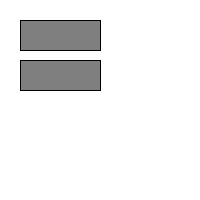
Frame 1 (no input)
Frame 60 (the mouse pressed at the canvas centre just before this capture): identical to frame 1, image omitted
Frame 120 (the mouse held since frame 60 and released just before this capture): identical to frame 1, image omitted

The Processing sketch that drew this single still picture (run headless with seeded random() and noise(); from frame 60 on, the mouse is pressed at the canvas centre):

// Processing sketch: arrayOperations
// ── arrayOperations.pde
Button btn1;
Button btn2;

void setup() {
  size(200, 200);
  btn1 = new Button(20, 20, 80, 30);
  btn2 = new Button(20, 60, 80, 30);
}

void draw() {
  background (255);
  btn1.display();
  btn2.display();
}

// ── Button.pde

class Button {
  // Member variables
  float x, y, w, h;
  boolean on;

  // Constructor
  Button(float tempX, float tempY, float tempW, float tempH) {
    x= tempX;
    y= tempY;
    w= tempW;
    h= tempH;
    on = false;
  }

  // Display method
  void display () {
    stroke(0);
    if (mouseX>x && mouseX<x+w && mouseY>y && mouseY<y+h) {
      fill (random(0, 255), random(0, 255), random(0, 0));
    } else {
      fill(127);
    }
    rect(x, y, w, h);
  }
}
